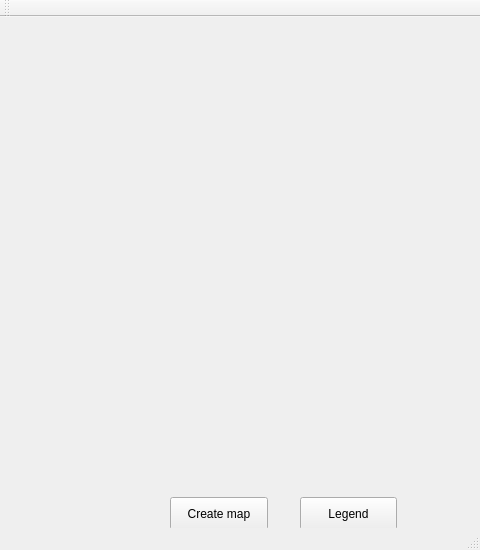
<?xml version="1.0" encoding="UTF-8"?>
<ui version="4.0">
 <class>MainWindow</class>
 <widget class="QMainWindow" name="MainWindow">
  <property name="geometry">
   <rect>
    <x>0</x>
    <y>0</y>
    <width>480</width>
    <height>550</height>
   </rect>
  </property>
  <property name="minimumSize">
   <size>
    <width>480</width>
    <height>550</height>
   </size>
  </property>
  <property name="maximumSize">
   <size>
    <width>480</width>
    <height>550</height>
   </size>
  </property>
  <property name="windowTitle">
   <string>MainWindow</string>
  </property>
  <widget class="QWidget" name="centralWidget">
   <widget class="QPushButton" name="pushButton">
    <property name="geometry">
     <rect>
      <x>170</x>
      <y>480</y>
      <width>98</width>
      <height>33</height>
     </rect>
    </property>
    <property name="text">
     <string>Create map</string>
    </property>
   </widget>
   <widget class="QPushButton" name="pushButton_2">
    <property name="geometry">
     <rect>
      <x>300</x>
      <y>480</y>
      <width>97</width>
      <height>33</height>
     </rect>
    </property>
    <property name="text">
     <string>Legend</string>
    </property>
   </widget>
  </widget>
  <widget class="QMenuBar" name="menuBar">
   <property name="geometry">
    <rect>
     <x>0</x>
     <y>0</y>
     <width>480</width>
     <height>27</height>
    </rect>
   </property>
  </widget>
  <widget class="QToolBar" name="mainToolBar">
   <attribute name="toolBarArea">
    <enum>TopToolBarArea</enum>
   </attribute>
   <attribute name="toolBarBreak">
    <bool>false</bool>
   </attribute>
  </widget>
  <widget class="QStatusBar" name="statusBar"/>
 </widget>
 <layoutdefault spacing="6" margin="11"/>
 <resources/>
 <connections/>
</ui>
